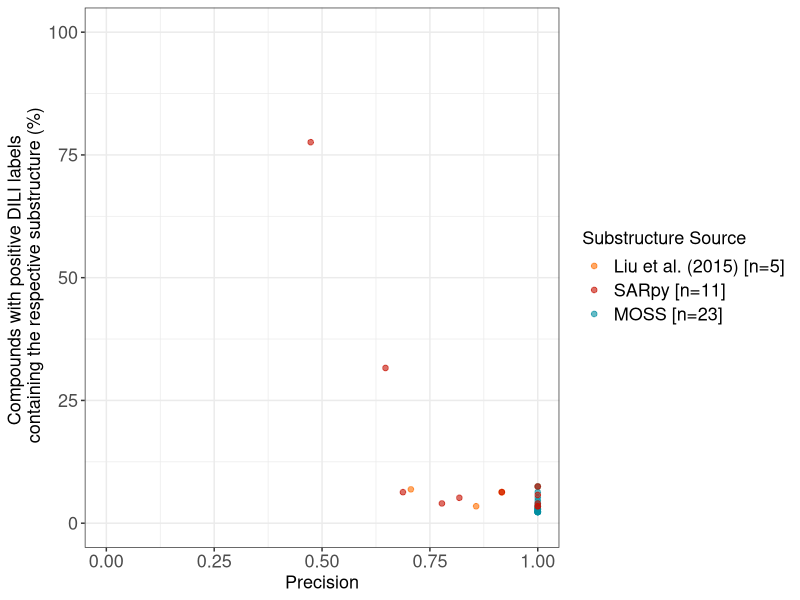
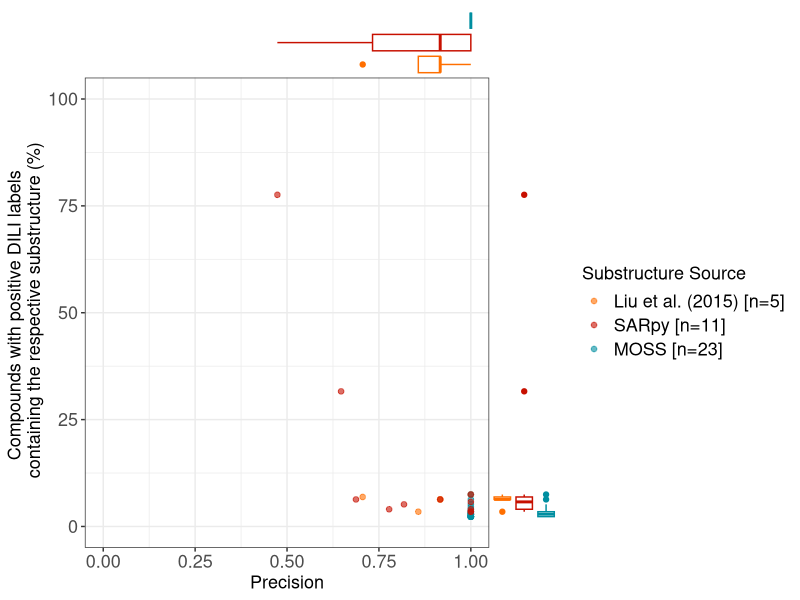

Generate these figures, in order, with R:
#https://stackoverflow.com/questions/47542849/marginal-plots-using-axis-canvas-in-cowplot-how-to-insert-gap-between-main-pane

# http://www.lreding.com/nonstandard_deviations/2017/08/19/cowmarg/

library(tidyverse) # for ggplot2

library(magrittr) # for pipes and %<>%

library(ggpubr) # for theme_pubr()

library(cowplot)

library(ggsci)


df <- read_csv("./Structural_alerts_with_DrugBank.csv")
df <- df[df$p_value <= 0.05, ]


df$Source<-as.factor(df$Source)

levels(df$Source)<-c("Liu et al. (2015) [n=5]", "SARpy [n=11]", "MOSS [n=23]")

#levels(df$Source)<-c("Hewitt et al. (2013) [n=16]", "Liu et al. (2015) [n=5]", "SARpy [n=11]", "MOSS [n=21]")
#df<-df[!(df$Source=="Hewitt et al. (2013) [n=16]"),]


original_plot <- ggplot(data = df, mapping = aes(x = PPV, y = perc_hits, color=Source)) +
  
  geom_point(alpha = 0.6, size=1.6) +
  
  xlab("Precision") +
  
  ylab("Compounds with positive DILI labels \n containing the respective substructure (%)")  +
  
  scale_color_futurama()+
  
  xlim(0, 1) +
  
  ylim(0, 100) +
  
  #  scale_color_brewer(palette='Set2')+
  
  theme(legend.position="right") + theme_bw()+ labs(color = "Substructure Source")


original_plot <- original_plot + theme(axis.text = element_text(size = 13))
original_plot <- original_plot + theme(axis.title = element_text(size = 13))
original_plot <- original_plot + theme(legend.text = element_text(size = 13))
original_plot <- original_plot + theme(legend.title = element_text(size = 13))
original_plot

y_box <- axis_canvas(original_plot, axis = "y") +
  
  geom_boxplot(data = df, aes(x=factor(Source),y = perc_hits, color = factor(Source))) +scale_color_futurama()+ scale_x_discrete() 


x_box <- axis_canvas(original_plot,axis="x", coord_flip = TRUE) + 
  
  geom_boxplot(data=df, aes(y=PPV, x = factor(Source), color = factor(Source))) + scale_color_futurama()+ scale_x_discrete() +coord_flip() 



#l <- ggplot(data = df, aes(x=factor(Source),y = perc_hits, color = factor(Source))) +

#  geom_boxplot()

#ggdraw(l)

p1 <- insert_xaxis_grob(original_plot,x_box,grid::unit(0.7, "in"),position = "top")

p2 <- insert_yaxis_grob(p1, y_box, grid::unit(0.7, "in"),position = "right")

ggdraw(p2)


ggsave(p2, filename = './Plots/Figure5.jpeg', height = 95, width=170, units="mm")
ggsave(p2, filename = './Plots/Figure5.pdf', height = 95, width=170, units="mm")

#p3 <- p2 + 

#    scale_fill_discrete(name = "Substructure Source", labels = c("MOSS", "SARpy", "Hewitt", "Liu"))

